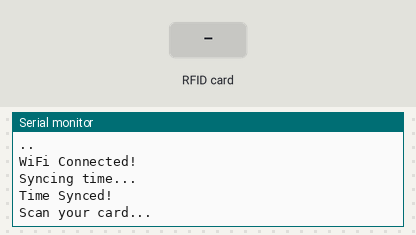
A sketch run on a simulated ESP32. On the bench: the last lines printed to the serial monitor. Inputs (shaded band) come from the test bench. WiFi joins after 1.5 s; servers stay silent unless stated; uploads are accepted with an empty reply; the local clock reads 2024-03-15 10:24:30 at power-on unless the sketch sets it.

Above: at 4.2 s.
4.3 s: RFID card E3 3C 83 14 held to the reader
At 5.0 s:
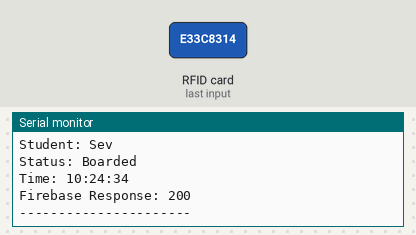
5.8 s: RFID card 34 3B F8 8E held to the reader
At 7.67 s:
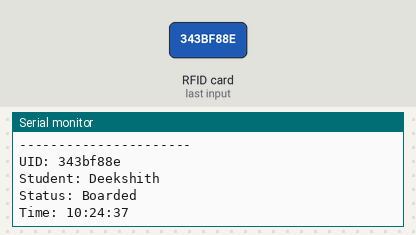
8.8 s: RFID card 5E 7A 19 C4 held to the reader
At 11.2 s:
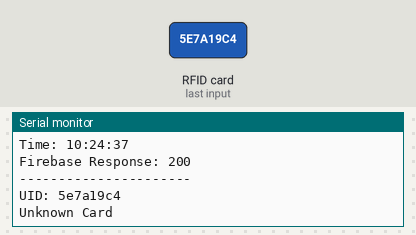
11.8 s: RFID card E3 3C 83 14 held to the reader
At 12.8 s:
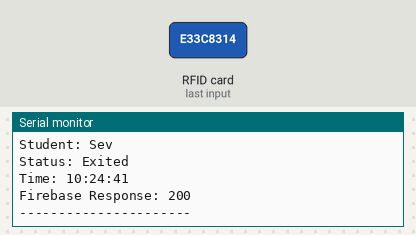

Measured:
- after the input at 4.3 s, the serial monitor: prints a new line at once (image 1)
- after the input at 5.8 s, the serial monitor: prints a new line after 1.7 s (image 2)
- after the input at 8.8 s, the serial monitor: prints a new line after 1.9 s (image 3)
- after the input at 11.8 s, the serial monitor: prints a new line at once (image 4)

The sketch:

smart_bus_rfid_system_.ino
```cpp
#include <SPI.h>
#include <MFRC522.h>
#include <WiFi.h>
#include <HTTPClient.h>
#include <time.h>

// ---------------- PINS ----------------
#define SS_PIN 5
#define RST_PIN 22

MFRC522 rfid(SS_PIN, RST_PIN);

// ---------------- WIFI ----------------
const char* ssid = "WIFI NAME";
const char* password = "YOUR PASSWORD";

// ---------------- FIREBASE ----------------
String firebaseURL = "https://smart-bus-monitoring-sys-1542f-default-rtdb.asia-southeast1.firebasedatabase.app/logs.json";

// ---------------- TIME (IST) ----------------
const char* ntpServer = "pool.ntp.org";
const long gmtOffset_sec = 19800;
const int daylightOffset_sec = 0;

// ---------------- STATUS ----------------
bool annaya = false;
bool sev = false;
bool sneha = false;
bool arjun = false;
bool kavya = false;
bool person6 = false;
bool deekshith = false;
bool rahul = false;

// ---------------- SETUP ----------------
void setup() {
  Serial.begin(115200);
  delay(1000);

  SPI.begin();
  rfid.PCD_Init();

  Serial.println("Connecting to WiFi...");
  WiFi.begin(ssid, password);

  while (WiFi.status() != WL_CONNECTED) {
    delay(1000);
    Serial.print(".");
  }

  Serial.println("\nWiFi Connected!");

  // Sync Time
  configTime(gmtOffset_sec, daylightOffset_sec, ntpServer);

  Serial.println("Syncing time...");
  struct tm timeinfo;
  while (!getLocalTime(&timeinfo)) {
    delay(1000);
    Serial.print(".");
  }

  Serial.println("\nTime Synced!");
  Serial.println("Scan your card...");
}

// ---------------- LOOP ----------------
void loop() {

  if (!rfid.PICC_IsNewCardPresent()) return;
  if (!rfid.PICC_ReadCardSerial()) return;

  // ---- READ UID ----
  String uidStr = "";
  for (byte i = 0; i < rfid.uid.size; i++) {
    uidStr += String(rfid.uid.uidByte[i], HEX);
  }

  Serial.print("UID: ");
  Serial.println(uidStr);

  // ---- DEFAULT VALUES ----
  String name = "Unknown";
  String status = "";
  String studentId = "UNKNOWN";

  // ---- MAPPING ----
  if (uidStr == "3cb481c") {
    annaya = !annaya;
    name = "Annaya";
    status = annaya ? "Boarded" : "Exited";
    studentId = "STU01";
  }
  else if (uidStr == "e33c8314") {
    sev = !sev;
    name = "Sev";
    status = sev ? "Boarded" : "Exited";
    studentId = "STU02";
  }
  else if (uidStr == "bea8fc3") {
    sneha = !sneha;
    name = "Sneha";
    status = sneha ? "Boarded" : "Exited";
    studentId = "STU03";
  }
  else if (uidStr == "a1cffc3") {
    arjun = !arjun;
    name = "Arjun";
    status = arjun ? "Boarded" : "Exited";
    studentId = "STU04";
  }
  else if (uidStr == "3ee3c1c") {
    kavya = !kavya;
    name = "Kavya";
    status = kavya ? "Boarded" : "Exited";
    studentId = "STU05";
  }
  else if (uidStr == "196604") {
    person6 = !person6;
    name = "Person6";
    status = person6 ? "Boarded" : "Exited";
    studentId = "STU06";
  }
  else if (uidStr == "343bf88e") {
    deekshith = !deekshith;
    name = "Deekshith";
    status = deekshith ? "Boarded" : "Exited";
    studentId = "STU07";
  }
  else if (uidStr == "be24fb3") {
    rahul = !rahul;
    name = "Rahul";
    status = rahul ? "Boarded" : "Exited";
    studentId = "STU08";
  }
  else {
    Serial.println("Unknown Card");
    return;
  }

  // ---- GET REAL TIME ----
  struct tm timeinfo;
  getLocalTime(&timeinfo);

  char timeString[30];
  strftime(timeString, sizeof(timeString), "%H:%M:%S", &timeinfo);

  String timeStamp = String(timeString);

  // ---- PRINT OUTPUT ----
  Serial.println("Student: " + name);
  Serial.println("Status: " + status);
  Serial.println("Time: " + timeStamp);

  // ---- SEND TO FIREBASE ----
  if (WiFi.status() == WL_CONNECTED) {

    HTTPClient http;
    http.begin(firebaseURL);
    http.addHeader("Content-Type", "application/json");

    String jsonData = "{";
    jsonData += "\"name\":\"" + name + "\",";
    jsonData += "\"status\":\"" + status + "\",";
    jsonData += "\"studentId\":\"" + studentId + "\",";
    jsonData += "\"time\":\"" + timeStamp + "\"";
    jsonData += "}";

    int httpResponseCode = http.POST(jsonData);

    Serial.print("Firebase Response: ");
    Serial.println(httpResponseCode);

    http.end();
  }

  Serial.println("----------------------");

  // ---- STOP MULTIPLE READS ----
  rfid.PICC_HaltA();
  rfid.PCD_StopCrypto1();

  delay(3000);
}
```
